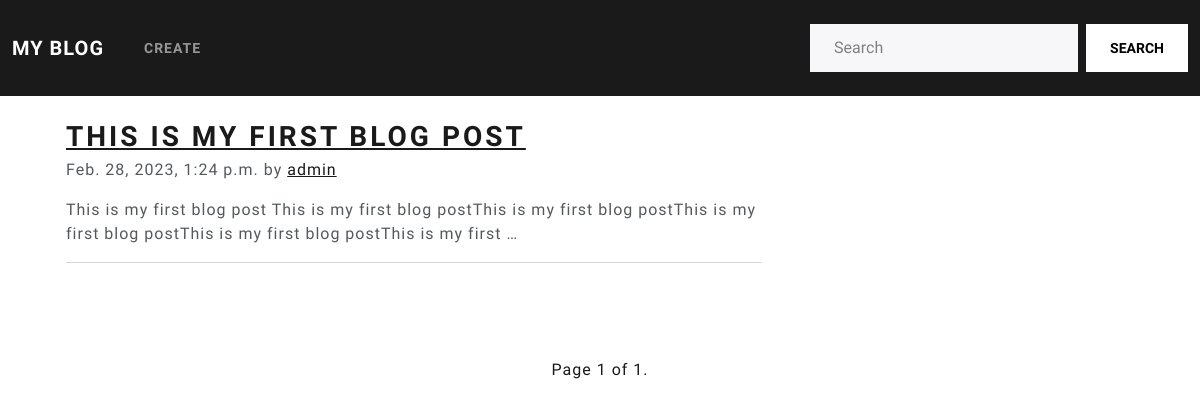
The app's page /, older data.
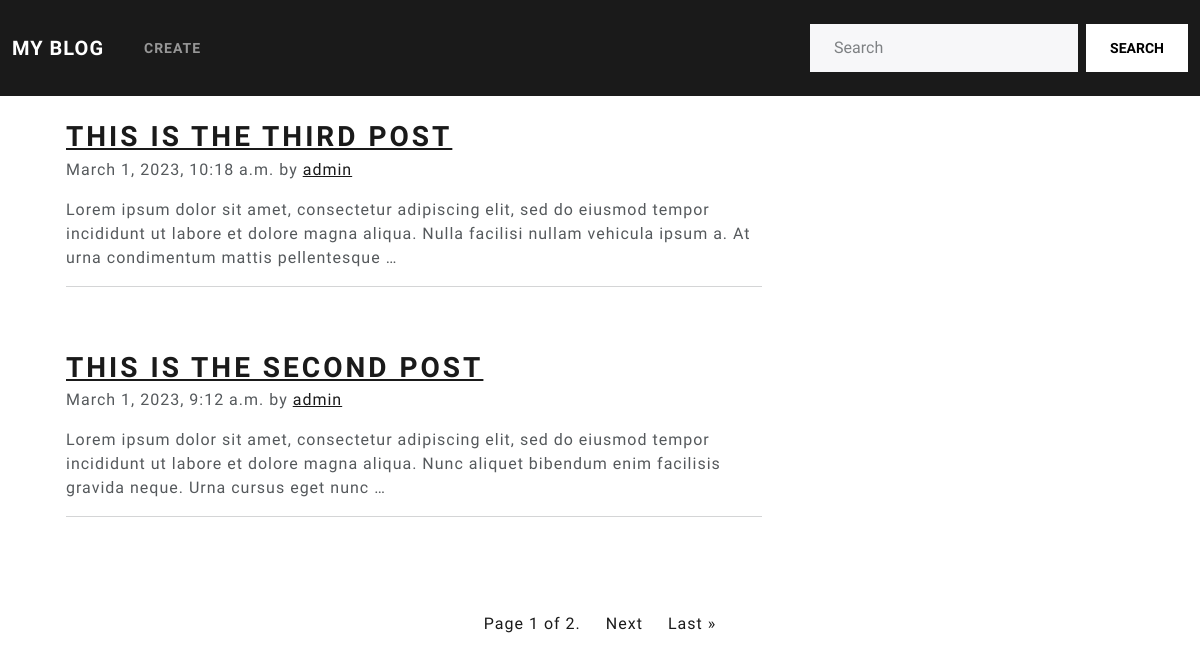
The same page, newer data.
### blog/models.py (models this page shows, shortened)
class Post(models.Model):
    class Status(models.TextChoices):
        DRAFT = 'DF', 'Draft'
        PUBLISHED = 'PB', 'Published'
    author = models.ForeignKey(
        User, on_delete=models.CASCADE, related_name='blog_posts')
    title = models.CharField(max_length=250)
    slug = models.SlugField(max_length=250, unique_for_date='publish')
    content = RichTextField(blank=True, null=True)
    publish = models.DateTimeField(default=timezone.now)
    created = models.DateTimeField(auto_now_add=True)
    updated = models.DateTimeField(auto_now=True)
    status = models.CharField(
        max_length=2, choices=Status.choices, default=Status.PUBLISHED)
    objects = models.Manager()
    published = PublishedManager()
    class Meta:
        ordering = ['-publish']
        indexes = [
            models.Index(fields=['-publish'])
        ]  # This will order the post in database
    def get_absolute_url(self):  # Using canonical url
        return reverse("blog:post_detail", args=[self.publish.year, self.publish.month, self.publish.day, self.slug])

### blog/views.py (the view)
# urls.py: path('', views.post_list, name="post_list"),
def post_list(request):
    posts = Post.published.all()
    page_number = request.GET.get('page', 1)
    paginator = Paginator(posts, 2)
    try:
        posts = paginator.page(page_number)
    except PageNotAnInteger:  # If page_number is not an integer deliver the first page
        posts = paginator.page(1)
    except EmptyPage:  # If page_number is out of range deliver last page of results
        posts = paginator.page(paginator.num_pages)
    return render(request, "blog/list.html", {"posts": posts})

### blog/models.py (called while the page is built)
    def get_queryset(self):
        return super().get_queryset().filter(status=Post.Status.PUBLISHED)

### blog/templates/blog/list.html
{% extends "blog/base.html" %}
{% block content %}
<div class="container">
    <div class="row g-5 p-4 ">
{% for post in posts %}
        <div class="col-md-8">
            <article class="blog-post">
                <h2 class="blog-post-title mb-1"><a href="{{post.get_absolute_url}}">{{post.title}}</a></h2>
                <p class="blog-post-meta">{{post.publish}} by <a href="#">{{post.author}}</a></p>
                <p>{{post.content|truncatewords:30|linebreaks}}</p>
                <hr>
            </article>
        </div>
{% endfor %}
    </div>
</div>
{% include "blog/pagination.html" with page=posts%}
{% endblock %}

### blog/templates/blog/base.html (shortened to what this page needs)
{% load static %}
<!DOCTYPE html>
<html lang="en">
<head>
    <link rel="stylesheet" href="https://bootswatch.com/5/lux/bootstrap.css">
</head>
<body>
    <nav class="navbar navbar-expand-lg navbar-dark bg-primary">
        <div class="container-fluid">
          <a class="navbar-brand" href="{% url 'blog:post_list' %}">My Blog</a>
          <div class="collapse navbar-collapse" id="navbarColor01">
            <ul class="navbar-nav me-auto">
              <li class="nav-item">
                <a class="nav-link" href="{% url 'blog:create_post' %}">Create</a>
              </li>
            </ul>
            <form class="d-flex">
              <input class="form-control me-sm-2" type="search" placeholder="Search">
              <button class="btn btn-secondary my-2 my-sm-0" type="submit">Search</button>
            </form>
          </div>
        </div>
    </nav>
    {% block content %}
    {% endblock %}
</body>
</html>

### blog/templates/blog/pagination.html (shortened to what this page needs)
<nav>
    <ul class="pagination">
        <div class="mx-auto d-flex flex-row mt-5">
            <li class="page-item">
                <a class="page-link" href="#">Page {{ page.number }} of {{ page.paginator.num_pages }}.</a>
            </li>
            {% if page.has_next %}
                <li class="page-item">
                    <a class="page-link" href="?page={{ page.next_page_number }}">Next</a>
                </li>
                <li class="page-item">
                    <a class="page-link" href="?page={{ page.paginator.num_pages }}">Last &raquo;</a>
                </li>
            {% endif %}
        </div>
    </ul>
</nav>

Row changes from the older to the newer data that the page shows:
no longer on this page (row unchanged): Post: title "THIS IS MY FIRST BLOG POST", publish "Feb. 28, 2023, 1:24 p.m.", author "admin", content "This is my first blog post This is my first blog postThis is my first blog postThis is my first blog postThis is my first blog postThis is my first …"
added Post: title "THIS IS THE THIRD POST", publish "March 1, 2023, 10:18 a.m.", author "admin", content "Lorem ipsum dolor sit amet, consectetur adipiscing elit, sed do eiusmod tempor incididunt ut labore et dolore magna aliqua. Nulla facilisi nullam vehicula ipsum a. At urna condimentum mattis pellentesque …"
added Post: title "THIS IS THE SECOND POST", publish "March 1, 2023, 9:12 a.m.", author "admin", content "Lorem ipsum dolor sit amet, consectetur adipiscing elit, sed do eiusmod tempor incididunt ut labore et dolore magna aliqua. Nunc aliquet bibendum enim facilisis gravida neque. Urna cursus eget nunc …"
Text that changed along with them:
{{ page.paginator.num_pages }}: "1" → "2"
text now shown: "Next Last »"
